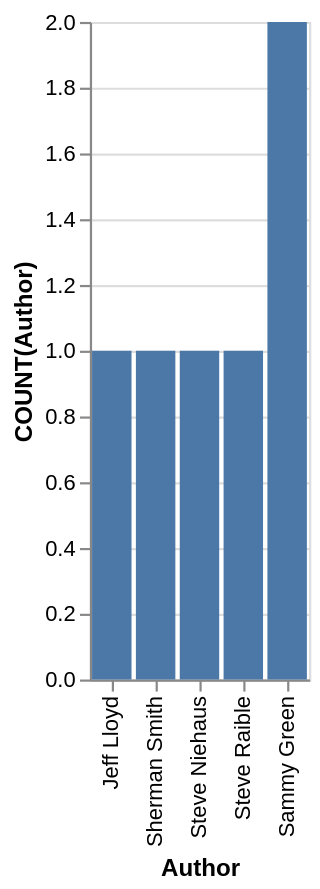

This figure's Vega-Lite source:
### Vega-Lite specification from a JSON file in a GitHub repository (floating-point values rounded to 4 significant figures)
{"data": {"values": [{"x_data": "Jeff Lloyd", "y_data": 1}, {"x_data": "Sherman Smith", "y_data": 1}, {"x_data": "Steve Niehaus", "y_data": 1}, {"x_data": "Steve Raible", "y_data": 1}, {"x_data": "Sammy Green", "y_data": 2}]}, "mark": "bar", "encoding": {"x": {"field": "x_data", "type": "nominal", "title": "Author", "sort": {"op": "sum", "field": "y_data", "order": "ascending"}}, "y": {"field": "y_data", "type": "quantitative", "title": "COUNT(Author)"}}}
